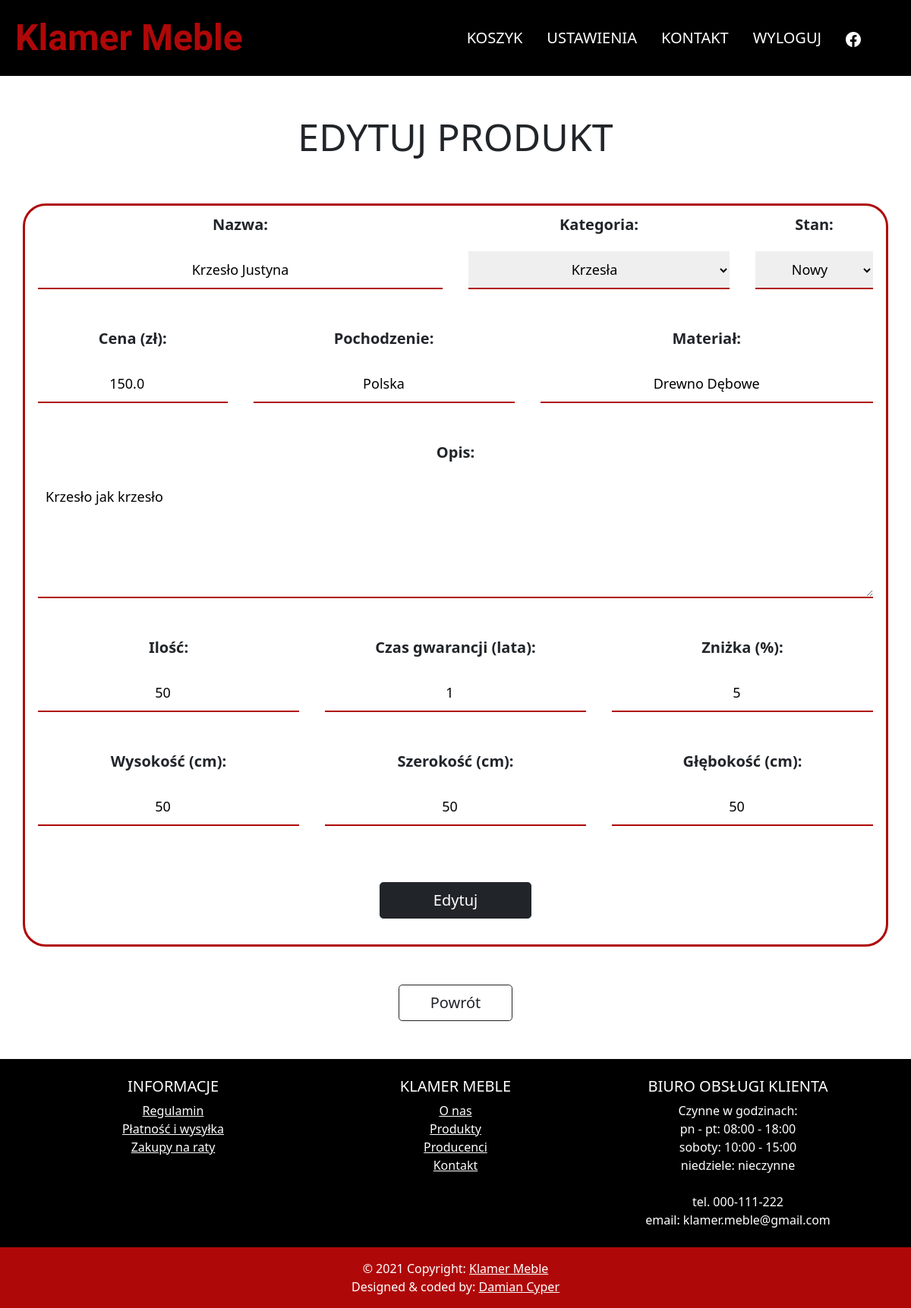
Before: /settings/all_products/edit/1 (signed in) with the older database file.
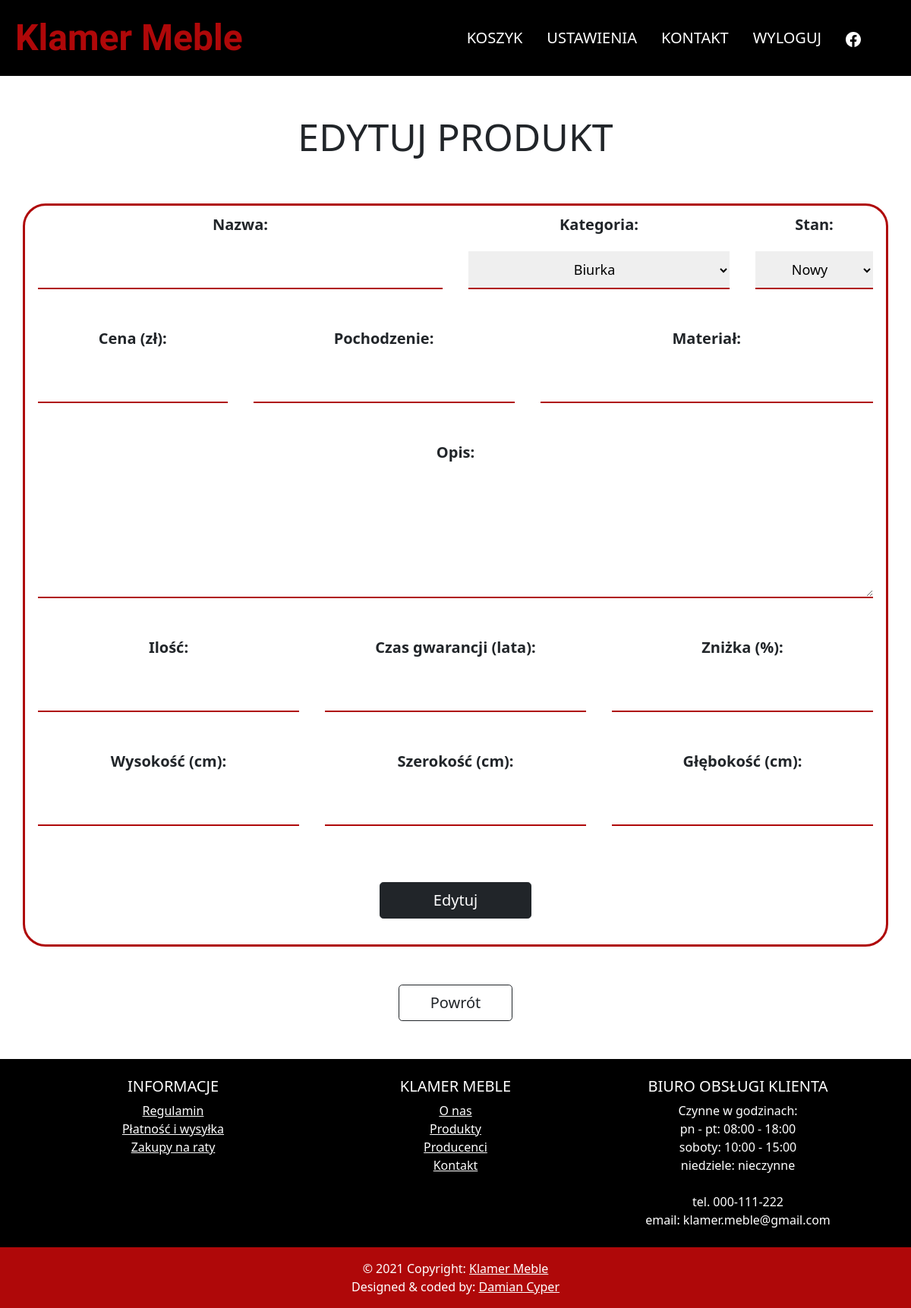
After: the same page with the newer database file.
### store/models.py (models this page shows, shortened)
class Furniture(models.Model):
    name = models.CharField(max_length=255)
    type = models.ForeignKey(FurnitureType, on_delete=models.CASCADE)
    state = models.CharField(choices=STATE, default='new', max_length=20)
    price = models.FloatField(default=200)
    origin = models.CharField(max_length=255)
    material = models.CharField(max_length=255)
    amount = models.IntegerField(default=0)
    description = models.TextField()
    warranty_time = models.IntegerField(default=0)
    discount = models.IntegerField(default=0)
    height = models.IntegerField()
    width = models.IntegerField()
    depth = models.IntegerField()
    rating = models.IntegerField(default=0)
    url1 = models.URLField(default='', blank=True)
    url2 = models.URLField(default='', blank=True)
    url3 = models.URLField(default='', blank=True)

class FurnitureType(models.Model):
    name = models.CharField(max_length=255)
    url = models.URLField(default='', blank=True)

### store/views.py (the view, shortened to what this page needs)
# urls.py: path('settings/all_products/edit/<int:pk>', staff_member_required(EditProductView.as_view(template_name='admin_product_edit.html')), name='edit_product_admin'),
class EditProductView(SuperUserCheck, generic.ListView):
    model = Furniture
    def get_queryset(self):
        products = super().get_queryset()
        product = products.filter(id=self.kwargs['pk'])
        return product
    def get_context_data(self, **kwargs):
        context = super().get_context_data(**kwargs)
        context['categories'] = FurnitureType.objects.all()
        context['pk'] = self.kwargs['pk']
        return context

### store/views.py (called while the page is built)
    def test_func(self):
        return self.request.user.is_superuser

### store/templates/admin_product_edit.html (shortened to what the changed rows need)
{% extends 'navMenu.html' %}
{% block additional %}
    {% load static %}
    <link href="{% static 'store/all_products.css' %}" rel="stylesheet">
{% endblock %}
{% block main %}
    <div style="min-height: 74vh; margin: 0 auto;" id="form" class="container">
      <form method="post" id="edit_form" class="row">
          <div class="col-md-6 d-flex flex-column">
              <label for="prod_name">Nazwa: </label>
              <input id="prod_name" type="text" name="prod_name" value="{{object_list.0.name}}" required>
          </div>
          <div class="col-md-4 d-flex flex-column">
              <label for="prod_type">Kategoria:</label>
              <select id="prod_type" name="prod_type" required>
                  {% for category in categories %}
                        <option {%if object_list.0.type.name == category.name %} selected {%endif%}>{{category.name}}</option>
                  {% endfor %}
              </select>
          </div>
          <div class="col-md-2 d-flex flex-column">
              <label for="prod_state">Stan: </label>
              <select id="prod_state" name="prod_state" required>
                  <option value="new" {%if object_list.0.state == "new"%} selected {%endif%} >Nowy</option>
              </select>
          </div>
          <div class="col-md-3 d-flex flex-column">
              <label for="prod_price">Cena (zł): </label>
              <input id="prod_price" name="prod_price" type="number" min="1" value="{{object_list.0.price}}" required>
          </div>
          <div class="col-md-4 d-flex flex-column">
              <label for="prod_origin">Pochodzenie: </label>
              <input id="prod_origin" type="text" name="prod_origin" value="{{object_list.0.origin}}" required>
          </div>
          <div class="col-md-5 d-flex flex-column">
              <label for="prod_material">Materiał: </label>
              <input id="prod_material" type="text" name="prod_material" value="{{object_list.0.material}}" required>
          </div>
          <div class="col-md-12 d-flex flex-column">
              <label for="prod_desc">Opis: </label>
              <textarea id="prod_desc" name="prod_desc" rows="5">{{object_list.0.description}}</textarea>
          </div>
          <div class="col-md-4 d-flex flex-column">
              <label for="prod_amount">Ilość: </label>
              <input id="prod_amount" type="number" min="0" name="prod_amount" value="{{object_list.0.amount}}" required>
          </div>
          <div class="col-md-4 d-flex flex-column">
              <label for="prod_warranty">Czas gwarancji (lata): </label>
              <input id="prod_warranty" name="prod_warranty" type="number" min="0" value="{{object_list.0.warranty_time}}" required>
          </div>
          <div class="col-md-4 d-flex flex-column">
              <label for="prod_discount">Zniżka (%): </label>
              <input id="prod_discount" type="number" min="0" max="99" name="prod_discount" value="{{object_list.0.discount}}" required>
          </div>
          <div class="col-md-4 d-flex flex-column">
              <label for="prod_height">Wysokość (cm): </label>
              <input id="prod_height" type="number" min="1" max="500" name="prod_height" value="{{object_list.0.height}}">
          </div>
          <div class="col-md-4 d-flex flex-column">
              <label for="prod_width">Szerokość (cm): </label>
              <input id="prod_width" name="prod_width" type="number" min="1" max="500" value="{{object_list.0.width}}" required>
          </div>
          <div class="col-md-4 d-flex flex-column">
              <label for="prod_depth">Głębokość (cm): </label>
              <input id="prod_depth" type="number" name="prod_depth" min="1" max="500" value="{{object_list.0.depth}}" required>
          </div>
      </form>
    </div>
{% endblock %}

Changed rows visible on the page:
removed Furniture: prod_name "Krzesło Justyna", prod_type "Krzesła", prod_state "Nowy", prod_price "150.0", prod_origin "Polska", prod_material "Drewno Dębowe", prod_desc "Krzesło jak krzesło", prod_amount "50", prod_warranty "1", prod_discount "5", prod_height "50", prod_width "50", prod_depth "50"
Other visible differences:
form field prod_type: (not shown) → "Biurka"
form field prod_state: (not shown) → "Nowy"
